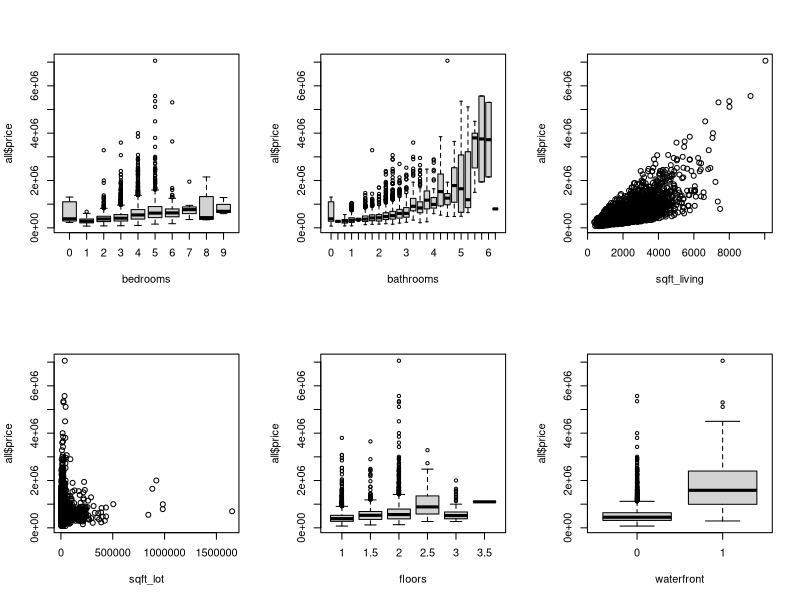
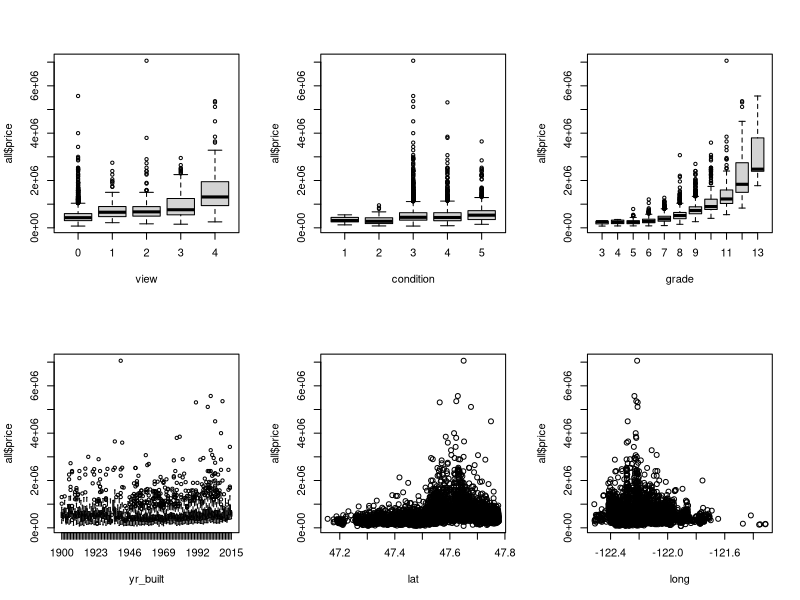
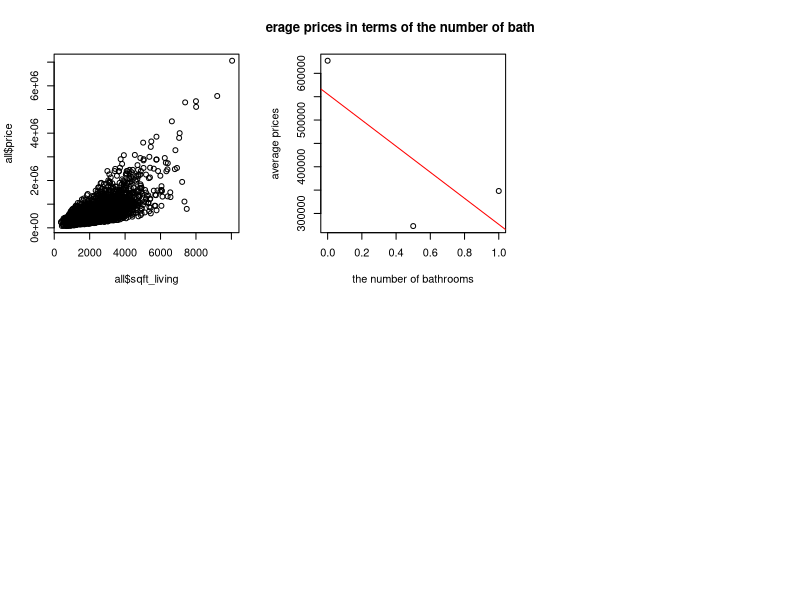
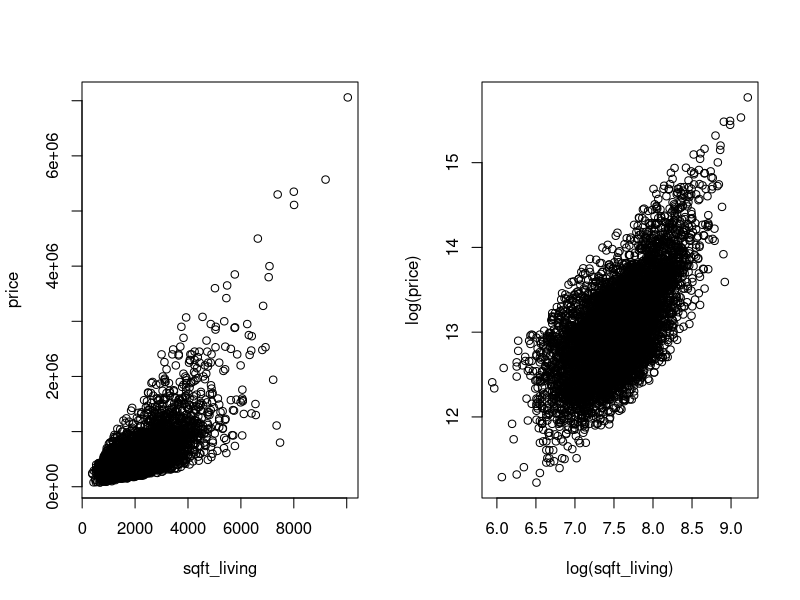
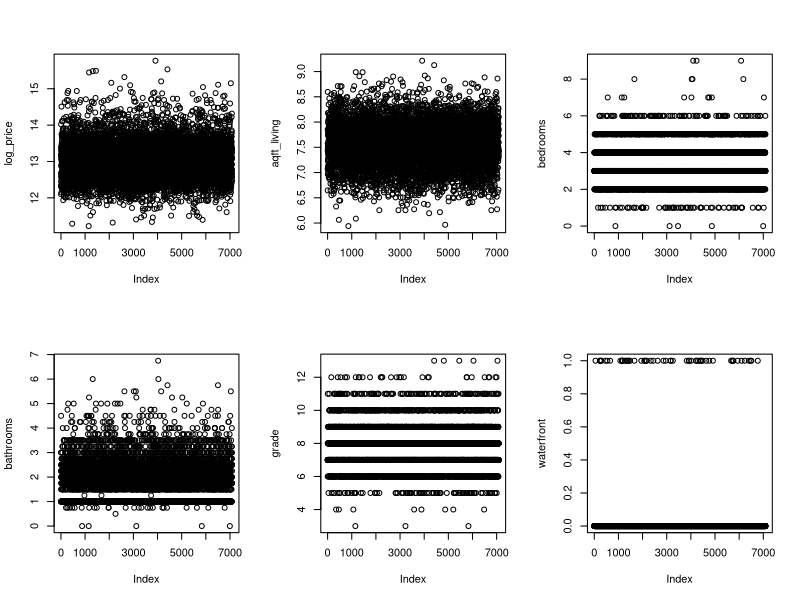
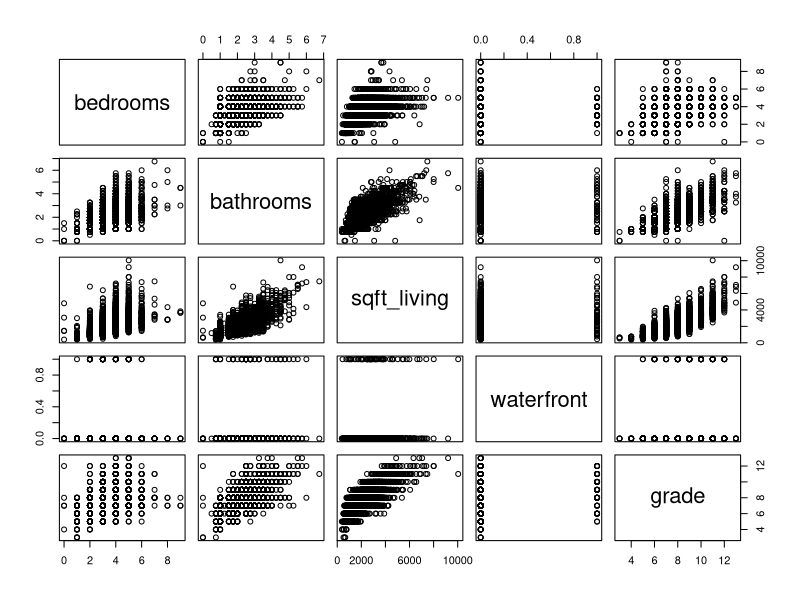
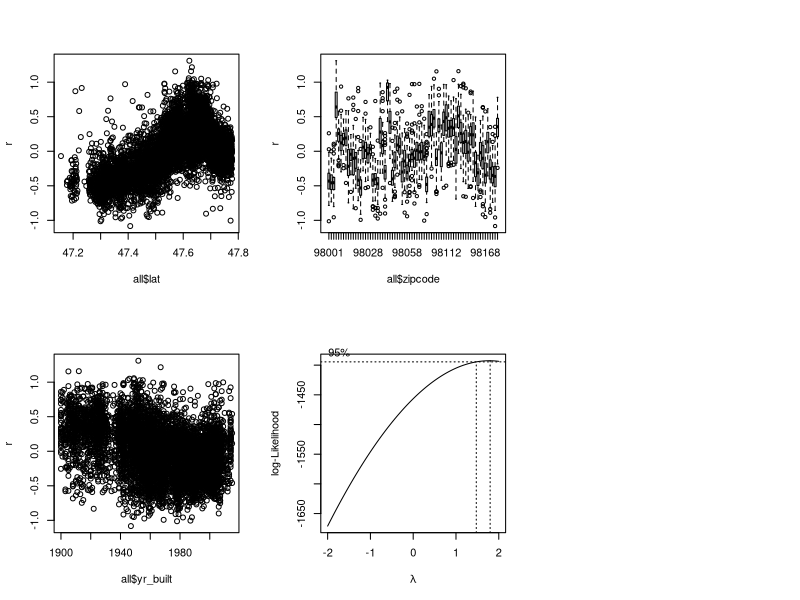

The R script that drew these images, in order:
## ---- chunk 1
all <- read.csv("Training.csv", header = T)
par(mfrow=c(2,3))
boxplot(all$price~all$bedrooms, xlab="bedrooms")
boxplot(all$price~all$bathrooms, xlab="bathrooms")
plot(all$price~all$sqft_living, xlab="sqft_living")
plot(all$price~all$sqft_lot, xlab="sqft_lot")
boxplot(all$price~all$floors, xlab="floors")
boxplot(all$price~all$waterfront, xlab="waterfront")
boxplot(all$price~all$view, xlab="view")
boxplot(all$price~all$condition, xlab="condition")
boxplot(all$price~all$grade, xlab="grade")
boxplot(all$price~all$yr_built, xlab="yr_built")
plot(all$price~all$lat, xlab="lat")
plot(all$price~all$long, xlab="long")
## ---- chunk 2
plot(all$price~all$sqft_living)
## ---- chunk 3
mean_0bath <- mean(all[all$bathrooms==0,]$price)
mean_0.5bath <- mean(all[all$bathrooms==0.5,]$price)
mean_1bath <- mean(all[all$bathrooms==1,]$price)
n_bath <- c(0,0.5,1)
mean_bath <- c(mean_0bath,mean_0.5bath,mean_1bath)
plot(n_bath,mean_bath, xlab = "the number of bathrooms", ylab = "average prices", main = "average prices in terms of the number of bathrooms")
abline(lm(mean_bath~n_bath), col="red")
## ---- chunk 4
par(mfrow=c(1,2))
plot(all$price~all$sqft_living, xlab="sqft_living", ylab="price")
plot(log(all$price)~log(all$sqft_living), xlab="log(sqft_living)", ylab="log(price)")
## ---- chunk 5
lm1 <- lm(price~sqft_living, data=all)
lm2 <- lm(log(price)~log(sqft_living), data=all)
R1 <- summary(lm1)$r.squared;R1
R2 <- summary(lm2)$r.squared;R2
## ---- chunk 6
test <- read.csv("Test.csv", header = T)
price_hat_1 <- predict(lm1, data.frame(sqft_living=test$sqft_living)) 
test_mse1 <- mean((test$price-price_hat_1)^2);test_mse1

price_hat_2 <- predict(lm2, data.frame(sqft_living=test$sqft_living))
test_mse2 <- mean((test$price-exp(price_hat_2))^2);test_mse2
## ---- chunk 7
lm_bed <- lm(log(price)~bedrooms, data=all)
mean((test$price-exp(predict(lm_bed,data.frame(bedrooms=test$bedrooms))))^2)

lm_bath <- lm(log(price)~bathrooms, data=all)
mean((test$price-exp(predict(lm_bath,data.frame(bathrooms=test$bathrooms))))^2)

lm_logsqliving <- lm(log(price)~log(sqft_living), data=all)
mean((test$price-exp(predict(lm_logsqliving,data.frame(sqft_living=test$sqft_living))))^2)

lm_logsqlot <- lm(log(price)~log(sqft_lot), data=all)
mean((test$price-exp(predict(lm_logsqlot,data.frame(sqft_lot=test$sqft_lot))))^2)

lm_floor <- lm(log(price)~floors, data=all)
mean((test$price-exp(predict(lm_floor,data.frame(floors=test$floors))))^2)

lm_waterfront <- lm(log(price)~waterfront, data=all)
mean((test$price-exp(predict(lm_waterfront,data.frame(waterfront=test$waterfront))))^2)

lm_view <- lm(log(price)~view, data=all)
mean((test$price-exp(predict(lm_view,data.frame(view=test$view))))^2)

lm_condition <- lm(log(price)~condition, data=all)
mean((test$price-exp(predict(lm_condition,data.frame(condition=test$condition))))^2)

lm_grade <- lm(log(price)~grade, data=all)
mean((test$price-exp(predict(lm_grade,data.frame(grade=test$grade))))^2)

lm_yr <- lm(log(price)~yr_built, data=all)
mean((test$price-exp(predict(lm_yr,data.frame(yr_built=test$yr_built))))^2)

lm_lat <- lm(log(price)~lat, data=all)
mean((test$price-exp(predict(lm_lat,data.frame(lat=test$lat))))^2)

lm_long <- lm(log(price)~long, data=all)
mean((test$price-exp(predict(lm_long,data.frame(long=test$long))))^2)
## ---- chunk 8
par(mfrow=c(2,3))
plot(log(all$price), ylab = "log_price")
plot(log(all$sqft_living), ylab = "aqft_living")
plot(all$bedrooms, ylab = "bedrooms")
plot(all$bathrooms, ylab="bathrooms")
plot(all$grade, ylab = "grade")
plot(all$waterfront, ylab = "waterfront")
pairs(all[,c(4,5,6,9,12)])
## ---- chunk 9
lm3 <- lm(log(price)~log(sqft_living)+bedrooms+bathrooms+grade+waterfront, data=all);lm3
R3 <- summary(lm3)$r.squared;R3
R2
## ---- chunk 10
price_hat_3 <- predict(lm3, data.frame(sqft_living=test$sqft_living,bedrooms=test$bedrooms,bathrooms=test$bathrooms,grade=test$grade,waterfront=test$waterfront)) 
test_mse3 <- mean((test$price-exp(price_hat_3))^2);test_mse3
test_mse2
## ---- chunk 11
x0 <- matrix(rep(1,nrow(all)),ncol = 1)
x1 <- c(all$sqft_living);x2 <- c(all$bedrooms);x3 <- c(all$bathrooms);x4 <- c(all$grade); x5 <- c(all$waterfront)
x <- cbind(x0,x1,x2,x3,x4,x5)
B <- solve(t(x)%*%x)
B11 <- B[2,2]; B22 <- B[3,3]; B33 <- B[4,4]; B44 <- B[5,5]; B55 <- B[6,6]
sigma2_hat <- mean((log(all$price)-predict(lm3,data.frame(sqft_living=all$sqft_living,bedrooms=all$bedrooms,bathrooms=all$bathrooms,grade=all$grade,waterfront=all$waterfront)))^2) 
n <- nrow(all)
p <- 5
sqrt <- sqrt(n*sigma2_hat/(n-p-1))

z0.05 <- qnorm(0.95)


CI_down1 <- coefficients(lm3)[[2]]-z0.05*sqrt(B11)*sqrt;CI_down1
CI_up1 <- coefficients(lm3)[[2]]+z0.05*sqrt(B11)*sqrt;CI_up1
CI_down2 <- coefficients(lm3)[[3]]-z0.05*sqrt(B22)*sqrt;CI_down2
CI_up2 <- coefficients(lm3)[[3]]+z0.05*sqrt(B22)*sqrt;CI_up2
CI_down3 <- coefficients(lm3)[[4]]-z0.05*sqrt(B33)*sqrt;CI_down3
CI_up3 <- coefficients(lm3)[[4]]+z0.05*sqrt(B33)*sqrt;CI_up3
CI_down4 <- coefficients(lm3)[[5]]-z0.05*sqrt(B44)*sqrt;CI_down4
CI_up4 <- coefficients(lm3)[[5]]+z0.05*sqrt(B44)*sqrt;CI_up4
CI_down5 <- coefficients(lm3)[[6]]-z0.05*sqrt(B55)*sqrt;CI_down5
CI_up5 <- coefficients(lm3)[[6]]+z0.05*sqrt(B55)*sqrt;CI_up5

#We may also use confint function to get the confidence interval
confint(lm3,level = 0.90)
## ---- chunk 12
z0.025 <- qnorm(0.975)
beta1_down <- coefficients(lm3)[[2]]-z0.025*sqrt(B11)*sqrt;beta1_down
beta1_up <- coefficients(lm3)[[2]]+z0.025*sqrt(B11)*sqrt;beta1_up
beta2_down <- coefficients(lm3)[[3]]-z0.025*sqrt(B22)*sqrt;beta2_down
beta2_up <- coefficients(lm3)[[3]]+z0.025*sqrt(B22)*sqrt;beta2_up

#We can also use confint function to calculate:
confint(lm3, level = 0.975)
## ---- chunk 13
r <- residuals(lm3)
plot(r~all$lat)
plot(r~all$yr_built)
## ---- chunk 14
lm4 <- lm(log(price)~log(sqft_living)+bedrooms+bathrooms+grade+waterfront+yr_built+lat, data=all)
R4 <- summary(lm4)$r.squared;R4
R3
## ---- chunk 15
price_hat_4 <- predict(lm4, data.frame(sqft_living=test$sqft_living,bedrooms=test$bedrooms,bathrooms=test$bathrooms,grade=test$grade,waterfront=test$waterfront,yr_built=test$yr_built,lat=test$lat)) 
test_mse4 <- mean((test$price-exp(price_hat_4))^2);test_mse4
test_mse3
## ---- chunk 16
boxplot(r~all$zipcode)
#I will add zip-code like this: log(Pi)=beta0-beta1*log(sqft_living)+beta2*bedrooms+beta3*bathrooms+beta4*grade+beta5*waterfront+beta6*yr_built+beta7*lat+beta8*factor(zipcode)
lm5 <- lm(log(price)~log(sqft_living)+bedrooms+bathrooms+grade+waterfront+yr_built+lat+factor(zipcode), data=all)
R5 <- summary(lm5)$r.squared;R5
R4

price_hat_5 <- predict(lm5, data.frame(sqft_living=test$sqft_living,bedrooms=test$bedrooms,bathrooms=test$bathrooms,grade=test$grade,waterfront=test$waterfront,yr_built=test$yr_built,lat=test$lat,zipcode=test$zipcode)) 
test_mse5 <- mean((test$price-exp(price_hat_5))^2)
test_mse5
test_mse4
## ---- chunk 17
library(MASS)
b <- boxcox(log(price)~log(sqft_living)+bedrooms+bathrooms+grade+(sqft_living*bedrooms*bathrooms*grade)+waterfront+yr_built+poly(lat,2)+factor(zipcode)+view+floors, data=all)
lambda <- b$x[which.max(b$y)]

lm6 <- lm((log(price))^lambda~log(sqft_living)+bedrooms+bathrooms+grade+(bedrooms*bathrooms*grade)+waterfront+yr_built+lat+factor(zipcode)+factor(view)+factor(floors), data=all)

R6 <- summary(lm6)$r.squared;R6
R5

price_hat_6 <- predict(lm6, data.frame(sqft_living=test$sqft_living,bedrooms=test$bedrooms,bathrooms=test$bathrooms,grade=test$grade,waterfront=test$waterfront,yr_built=test$yr_built,lat=test$lat,zipcode=test$zipcode,view=test$view,floors=test$floors)) 

test_mse6 <- mean((test$price-exp(price_hat_6^(1/lambda)))^2)
test_mse6

(test_mse5-test_mse6)/test_mse5
